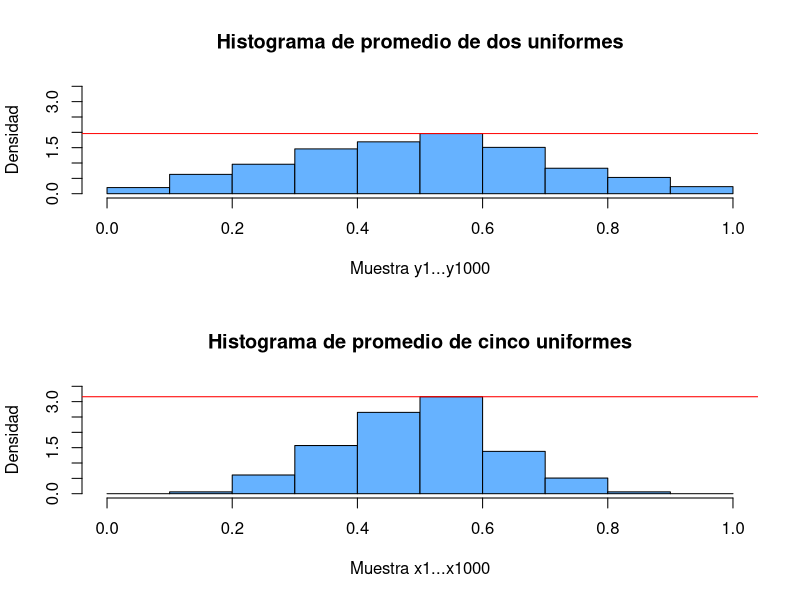

Recreate this plot in R.
#####################################
# TP Probabilidad y Estadística (C) #
#                                   #
#          Inciso 1c                #
#####################################

set.seed(2020)

promedio <- function(n) { # Calcula el promedio de n uniformes [0,1]
  x1...xn <- runif(n)
  sum(x1...xn)/n
}

y1...y1000 <- sapply(rep(2,times=1000), promedio) # Aplica la funcion promedio a mil numeros 2, por lo tanto se obtienen mil promedios de 2 uniformes [0,1]

#set.seed(2020) # No se si volver a reestablecer la secuencia de numeros.. ni idea si hay que comparar con la misma secuencia o dejar que se sigan generando más números aleatorios

x1...x1000 <- sapply(rep(5,times=1000), promedio) # Aplica la funcion promedio a mil numeros 5, por lo tanto se obtienen mil promedios de 5 uniformes [0,1]

# Histogram
# Para comparar histogramas los llevo a una misma escala, tanto en x como en y

par(mfrow=c(2,1)) # Divido la pantalla en dos para comparar los histogramas

hy <-hist(y1...y1000,
          freq = FALSE,
          main = "Histograma de promedio de dos uniformes",
          xlab = "Muestra y1...y1000", 
          ylab = "Densidad",
          col = "#66B2FF",
          xlim = c(0,1),
          breaks = seq(0,1,by=0.1),
          ylim = c(0,3.5)) # El 3.5 fue puesto a posteriori para mantener la escala con el histograma de abajo
abline(col="red",h=max(hy$density))

hx <- hist(x1...x1000,
           freq = FALSE,
           main = "Histograma de promedio de cinco uniformes",
           xlab = "Muestra x1...x1000", 
           ylab = "Densidad",
           col = "#66B2FF",
           xlim = c(0,1),
           breaks = seq(0,1,by=0.1),
           ylim = c(0,3.5)) # El 3.5 fue puesto luego de ver el valor máximo que alcanzaba el histograma
abline(col="red",h=max(hx$density))

par(mfrow=c(1,1)) # Reestablezco la ventana gráfica para volver a tener un gráfico a la vez
